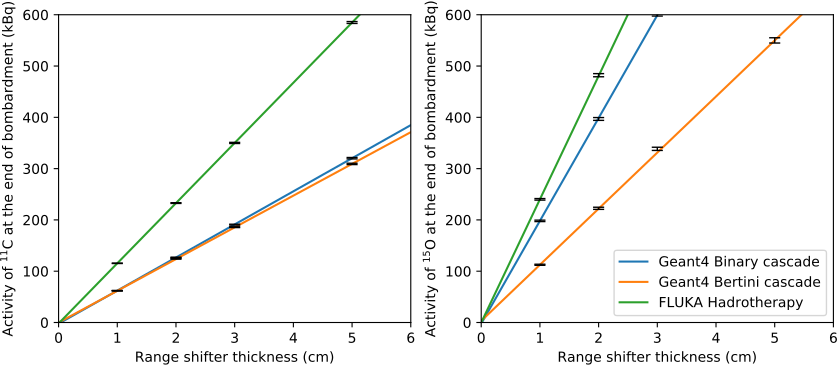

Generate this figure with Python:
#!/usr/bin/python

import matplotlib.pyplot as plt
import numpy as np
import json
import collections
import itertools


def superscript(x):
    # Latex style superscript
    return "${}^{" + str(x) + "}$"


def format_isotope(X):
    # Formats an isotope name in latex
    if X == "triton":
        return X
    else:
        sym = ''
        A_num = ''
        for char in X:
            if char.isdigit():
                A_num += char
            else:
                sym += char
        return superscript(A_num) + sym


def saturation(n, error, lifeTime, beam_time=60):
    # returns the 1 min saturated *ACTIVITY*
    sat_act = n * (1 - np.exp(-beam_time/lifeTime)) / beam_time
    sat_err = error * (1 - np.exp(-beam_time/lifeTime)) / beam_time
    return sat_act, sat_err

MeV = 1e-3
kBq = 1e3
actual_protons = 1e11
isotopes_we_care_about = ["Be7", "C10", "C11", "O15", "O14", "N13", "N16", "F17", "F18", "Be11", "N17", "C15"]

outName = "ThicknessPlot.pdf"
fileNames = ["rangeshifter_t1_", "rangeshifter_t2_", "rangeshifter_t3_", "rangeshifter_t5_"]
phys_list = ["BIC", "BERT", "HADROTHE"]
names = ["Geant4 Binary cascade", "Geant4 Bertini cascade", "FLUKA Hadrotherapy"]
extension = ".json"
runs = [13, 13, 5]

ist_d = ["C11", "O15"]
energy = 200 * MeV

fig, ax = plt.subplots(1, 2, figsize=(10, 4))

for i, ist in enumerate(ist_d):
    for phys, name, run in zip(phys_list, names, runs):
        x = []
        y = []
        e = []
        for fileName in fileNames:
            fileName = fileName + phys + extension
            print("processing " + fileName)
            with open(fileName) as f:
                data = json.load(f)

            # Get number produced in run
            n = data[run]["isotopes"][ist]["number"]
            if n == 0:
                raise KeyError

            # Normalise to 10^11 protons
            normalised_n = n * actual_protons / data[run]["nEvents"]

            # Error in normalized N
            normalised_error = np.sqrt(n) * actual_protons / data[run]["nEvents"]

            # Get saturation activity & error
            r_act, r_act_error = saturation(
                n=normalised_n,
                error=normalised_error,
                lifeTime=data[run]["isotopes"][ist]["lifeTime"]
            )

            x.append(data[run]["rangeshifterThickness"])
            y.append(r_act / kBq)
            e.append(r_act_error / kBq)

        ax[i].set_xlim(0,6)
        ax[i].set_ylim(0,600)
        ax[i].set_xticks(np.arange(0,7,1))
        ax[i].errorbar(x, y, yerr=e, fmt=' ', c='k', capsize=4, elinewidth=1, zorder=10)


        # Plot regression
        x_f = np.linspace(0,6,5)
        f = lambda s: s * (y[-1] - y[0])/4 + y[0] - x[0] * (y[-1] - y[0])/4
        y_f = f(x_f)

        ax[i].plot(x_f, y_f, label=name)

    ax[i].set_ylabel("Activity of {} at the end of bombardment (kBq)".format(format_isotope(ist)))
    ax[i].set_xlabel("Range shifter thickness (cm)")


plt.legend()
plt.subplots_adjust(wspace=0.2)
plt.savefig(outName, bbox_inches = 'tight', pad_inches = 0)
